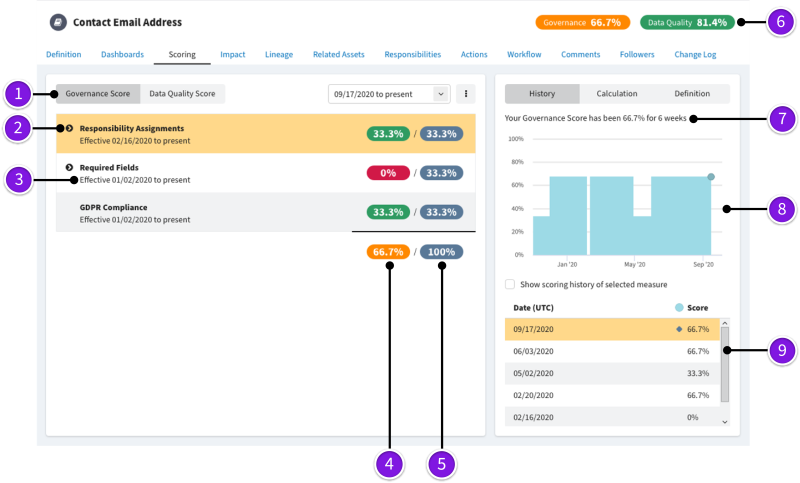
#> input picture AddTextToImagePOC/img/test2.png, 800 x 483 px
$ python main.py
#> lines starting #> are read from the running program, lines starting #| are printed output that depends on the picture
### AddTextToImagePOC/ocr_response_handler.py
import json


def get_ocr_response():
    f = open('response_examples/test2_reponse.json')
#> (reads AddTextToImagePOC/response_examples/test2_reponse.json from the repository)
    x = json.load(f)
    return x["TextDetections"]


def filter_only_lines_in_response(response):
    only_lines = []
    for text_detection in response:
        if text_detection["Type"] == "LINE":
            only_lines.append(text_detection)

    return only_lines

### AddTextToImagePOC/image_translator.py
from PIL import Image, ImageFont
from PIL import ImageDraw


def translate_text_on_image(image, text_line):
    left = text_line["Geometry"]["BoundingBox"]["Left"]
    top = text_line["Geometry"]["BoundingBox"]["Top"]
    max_width = text_line["Geometry"]["BoundingBox"]["Width"]

    text = text_line["DetectedText"]
    text_color = "blue"

    img = draw_text_on_image(image, text, left, top, text_color, max_width)

    return img


def draw_text_on_image(img: Image,
                       text: str,
                       left_corner_x_percent,
                       left_corner_y_percent,
                       text_color,
                       max_width_percent):
    img = img.convert('RGB')
    draw = ImageDraw.Draw(img)

    width, height = img.size
    max_width = width * max_width_percent

    left_corner_x = left_corner_x_percent * width
    left_corner_y = left_corner_y_percent * height
    text_coords = (left_corner_x, left_corner_y)

    font = get_font(text, max_width)

    left, top, right, bottom = draw.textbbox(text_coords, text, font=font)
    draw.rectangle((left - 5, top - 5, right + 5, bottom + 5), fill="white")
    draw.text(text_coords, text, font=font, fill=text_color)

    return img


def get_font(txt: str, max_width: int):
    font_size = 1
    font_name = "segoeui.ttf"
    font = ImageFont.truetype(font_name, font_size)

    while font.getsize(txt)[0] < max_width:
        font_size += 1
        font = ImageFont.truetype(font_name, font_size)

    return font

### AddTextToImagePOC/main.py
from PIL import Image

from image_translator import translate_text_on_image
from ocr_response_handler import get_ocr_response, filter_only_lines_in_response

response = get_ocr_response()
filtered_response = filter_only_lines_in_response(response)

file_test_name = "test2.png"
image = Image.open(f'img/{file_test_name}')
#> image is the input picture: PIL image 800x483 RGBA; mean R, G, B, A 200.9, 200.4, 198.9, 214.1

translated_image = image

for text_line in filtered_response:
    translated_image = translate_text_on_image(translated_image, text_line)
#> this loop made 59 passes
#> pass 1, in draw_text_on_image, `img = img.convert('RGB')`:
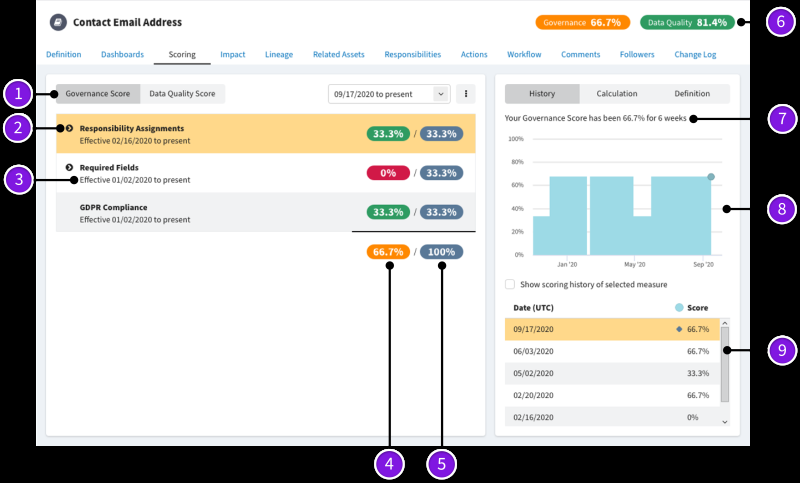
#> img: PIL image 800x483 RGB; mean R, G, B 200.9, 200.4, 198.9
#> after the loop:
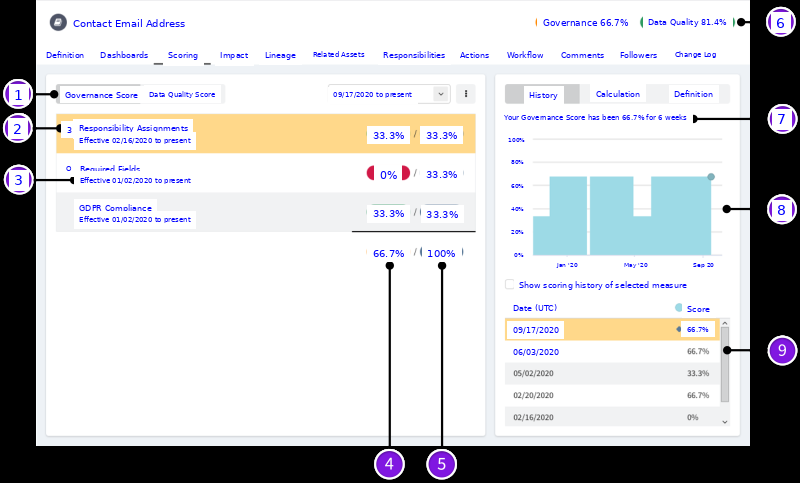
#> translated_image: PIL image 800x483 RGB; mean R, G, B 203.4, 203.6, 205.8

translated_image.save(f'output/{file_test_name}')
